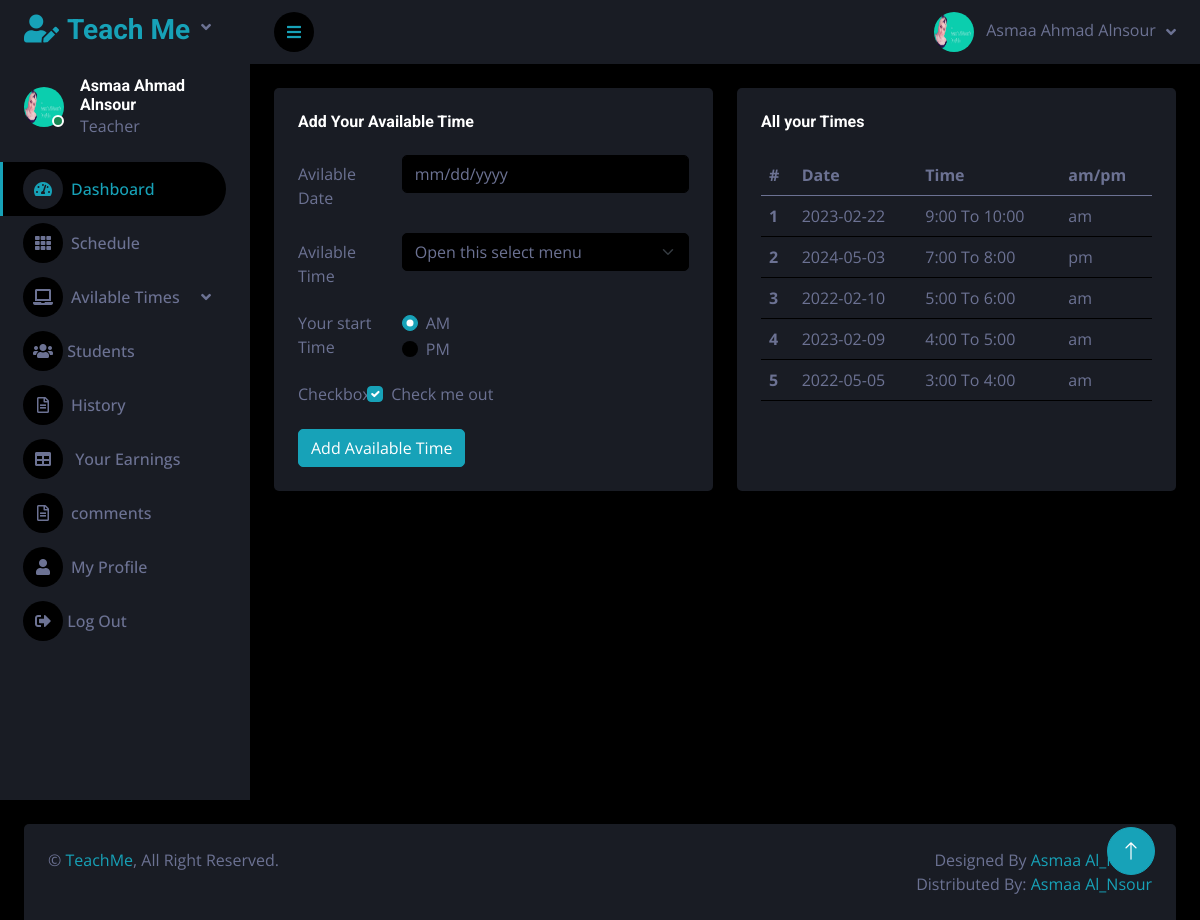
/Source Code/private_online_sessions/teacher_area/index.php?insert_time (signed in), run on the app's committed database.
### tables this page shows
CREATE TABLE `teachers` (
  `id` int(11) NOT NULL,
  `full_name` varchar(255) NOT NULL,
  `phone` varchar(15) NOT NULL,
  `email` varchar(150) NOT NULL,
  `password` varchar(11) NOT NULL,
  `subject_id` int(11) NOT NULL,
  `address` varchar(255) NOT NULL,
  `age` int(11) NOT NULL,
  `image` varchar(255) NOT NULL,
  `degree` varchar(255) NOT NULL,
  `degree_file` varchar(255) NOT NULL,
  `experience` varchar(255) NOT NULL,
  `experience_file` varchar(255) NOT NULL,
  `approval` int(11) NOT NULL DEFAULT 0 COMMENT '0 is not approved',
  `suspend` int(11) NOT NULL DEFAULT 1 COMMENT '0 is suspended',
  `delete_teacher` int(11) NOT NULL DEFAULT 1 COMMENT '0 is Deleted'
);

CREATE TABLE `available_time` (
  `id` int(11) NOT NULL,
  `teacher_id` int(11) NOT NULL,
  `date` date NOT NULL,
  `time` int(11) NOT NULL,
  `am_pm` varchar(30) NOT NULL,
  `available` int(11) NOT NULL DEFAULT 1,
  `delete_unavailable` int(11) NOT NULL DEFAULT 1
);

### Source Code/private_online_sessions/teacher_area/insert_time.php (the view, shortened to what this page needs)
<?php
if(!isset($_SESSION['teacher_email'])){
  echo "<script>window.open('../dashboard/login.php','_self')</script>";
}
else {
    $email=$_SESSION['teacher_email'];
    $get_teacher = "SELECT * FROM teachers WHERE email ='$email'";
    $run_teacher = mysqli_query($con,$get_teacher);
    $row_teacher = mysqli_fetch_array($run_teacher);
  $teacher_id =  $row_teacher["id"];
?>
 <div class="container-fluid pt-4 px-4">
                <div class="row g-4">
<div class="col-sm-12 col-xl-6">
                        <div class="bg-secondary rounded h-100 p-4">
                            <h6 class="mb-4">Add Your Available Time</h6>
                            <form method="post">
                                <div class="row mb-3">
                                    <label for="inputEmail3" class="col-sm-3 col-form-label">Avilable Date</label>
                                    <div class="col-sm-9">
                                        <input type="Date" class="form-control" id="inputEmail3" name="date">
                                    </div>
                                </div>
                                <div class="row mb-3">
                                    <label for="inputPassword3" class="col-sm-3 col-form-label">Avilable Time</label>
                                    <div class="col-sm-9">
                                    <select class="form-select mb-8" aria-label="Default select example" name="time">
                                <option selected>Open this select menu</option>
                            </select>
                                    </div>
                                </div>
                                <fieldset class="row mb-3">
                                    <legend class="col-form-label col-sm-3 pt-0">Your start Time</legend>
                                    <div class="col-sm-9">
                                        <div class="form-check">
                                            <input class="form-check-input" type="radio" name="am_pm"
                                                id="gridRadios1" value="am" checked>
                                            <label class="form-check-label" for="gridRadios1">
                                                AM
                                            </label>
                                        </div>
                                        <div class="form-check">
                                            <input class="form-check-input" type="radio" name="am_pm"
                                                id="gridRadios2" value="pm">
                                            <label class="form-check-label" for="gridRadios2">
                                                PM
                                            </label>
                                        </div>
                                    </div>
                                </fieldset>
                                <div class="row mb-3">
                                    <legend class="col-form-label col-sm-2 pt-0 "  >Checkbox</legend>
                                    <div class="col-sm-10">
                                        <div class="form-check">
                                            <input class="form-check-input" type="checkbox" id="gridCheck1" checked>
                                            <label class="form-check-label" for="gridCheck1">
                                                Check me out
                                            </label>
                                        </div>
                                    </div>
                                </div>
                                <button type="submit"  name="submit" class="btn btn-primary">Add Available Time</button>
                            </form>
                        </div>
                    </div>
                    <div class="col-sm-12 col-xl-6">
                        <div class="bg-secondary rounded h-100 p-4">
                            <h6 class="mb-4"> All your Times</h6>
                            <table class="table table-hover">
                                <thead>
                                    <tr>
                                        <th scope="col">#</th>
                                        <th scope="col">Date </th>
                                        <th scope="col">Time</th>
                                        <th scope="col">am/pm</th>
                                    </tr>
                                </thead>
                                <tbody>
                                <?php
   $get_available = "SELECT * FROM available_time WHERE teacher_id ='$teacher_id' && delete_unavailable='1'";
   $run_available = mysqli_query($con,$get_available);
   $i=0;
   while($row_available = mysqli_fetch_array($run_available)){
    $a_date = $row_available['date'];
    $a_time = $row_available['time'];
    $a_am_pm = $row_available['am_pm'];
    $i++;
?>
                                    <tr>
                                        <th scope="row"><?php echo $i ?></th>
                                        <td><?php echo $a_date ?></td>
                                        <td><?php echo $a_time.":00  To ".$a_time+1 . ":00"  ?></td>
                                        <td><?php echo $a_am_pm ?></td>
                                    </tr>
                                    <?php
   }
                                    ?>
                                </tbody>
                            </table>
                        </div>
                    </div>
                    </div>
                    </div>
<?php
}
?>

### Source Code/private_online_sessions/teacher_area/sidebar.php (shortened to what this page needs)
<?php
include("includes/db.php");
if(!isset($_SESSION['teacher_email'])){
echo "<script>window.open('../dashboard/login.php','_self')</script>";
}
else {
    $email=$_SESSION['teacher_email'];
    $get_teacher = "SELECT * FROM teachers WHERE email ='$email'";
    $run_teacher = mysqli_query($con,$get_teacher);
    $row_teacher = mysqli_fetch_array($run_teacher);
?>
<body>
    <div class="container-fluid position-relative d-flex p-0">
        <div class="sidebar pe-4 pb-3">
            <nav class="navbar bg-secondary navbar-dark">
                <a href="index.php?dashboard" class="navbar-brand mx-4 mb-3">
                    <h3 class="text-primary"><i class="fa fa-user-edit me-2"></i>Teach Me</h3>
                </a>
                <div class="d-flex align-items-center ms-4 mb-4">
                    <div class="position-relative">
                        <img class="rounded-circle" src="../admin_area/user_image/<?php echo $row_teacher['image']; ?>" alt="" style="width: 40px; height: 40px;">
                        <div class="bg-success rounded-circle border border-2 border-white position-absolute end-0 bottom-0 p-1"></div>
                    </div>
                    <div class="ms-3">
                        <h6 class="mb-0"><?php echo $_SESSION['teacher_name'] ;?></h6>
                        <span>Teacher</span>
                    </div>
                </div>
                <div class="navbar-nav w-100">
                    <a href="index.php?dashboard" class="nav-item nav-link active"><i class="fa fa-tachometer-alt me-2"></i>Dashboard</a>
                    <a href="index.php?daily_schedule" class="nav-item nav-link"><i class="fa fa-th me-2"></i>Schedule</a>
                    <div class="nav-item dropdown">
                        <a href="#" class="nav-link dropdown-toggle" data-bs-toggle="dropdown"><i class="fa fa-laptop me-2"></i>Avilable Times</a>
                    </div>
                    <a href="index.php?student" class="nav-item nav-link"><i class="fas fa-users"></i>  Students</a>
                    <a href="index.php?history" class="nav-item nav-link"><i class="far fa-file-alt me-2"></i>History</a>
                    <a href="index.php?earnings" class="nav-item nav-link"><i class="fa fa-table me-2"></i> Your Earnings</a>
                    <a href="index.php?comments" class="nav-link dropdown-toggle" ><i class="far fa-file-alt me-2"></i>comments</a>
                    <a href="index.php?my_profile" class="nav-item nav-link"><i class="fa fa-user me-2"></i>My Profile</a>
                    <a href="logout.php" class="nav-item nav-link"><i class="fas fa-sign-out-alt"></i>  Log Out</a>
                </div>
            </nav>
        </div>
        <div class="content">
            <nav class="navbar navbar-expand bg-secondary navbar-dark sticky-top px-4 py-0">
                <a href="#" class="sidebar-toggler flex-shrink-0">
                    <i class="fa fa-bars"></i>
                </a>
                <div class="navbar-nav align-items-center ms-auto">
                    <div class="nav-item dropdown">
                        <a href="#" class="nav-link dropdown-toggle" data-bs-toggle="dropdown">
                            <img class="rounded-circle me-lg-2" src="../admin_area/user_image/<?php echo $row_teacher['image']; ?>" alt="" style="width: 40px; height: 40px;">
                            <span class="d-none d-lg-inline-flex"><?php echo $_SESSION['teacher_name'] ;?></span>
                        </a>
                    </div>
                </div>
            </nav>
        <?php
 }
  ?>

### Source Code/private_online_sessions/teacher_area/css/style.css (style rules this page uses)
:root { --primary: #17A2B8; --secondary: #191C24; --light: #6C7293; --dark: #000000; }
.btn { transition: .5s; }
.sidebar { position: fixed; top: 0; left: 0; bottom: 0; width: 250px; height: 100vh; overflow-y: auto; background: var(--secondary); transition: 0.5s; z-index: 999; }
.content { margin-left: 250px; min-height: 100vh; background: var(--dark); transition: 0.5s; }
@media (min-width: 992px) { .sidebar { margin-left: 0; } }
@media (min-width: 992px) { .content { width: calc(100% - 250px); } }
.sidebar .navbar .navbar-nav .nav-link { padding: 7px 20px; color: var(--light); font-weight: 500; border-left: 3px solid var(--secondary); border-radius: 0 30px 30px 0; outline: none; }
.sidebar .navbar .navbar-nav .nav-link:hover, .sidebar .navbar .navbar-nav .nav-link.active { color: var(--primary); background: var(--dark); border-color: var(--primary); }
.sidebar .navbar .navbar-nav .nav-link i { width: 40px; height: 40px; display: inline-flex; align-items: center; justify-content: center; background: var(--dark); border-radius: 40px; }
.sidebar .navbar .navbar-nav .nav-link:hover i, .sidebar .navbar .navbar-nav .nav-link.active i { background: var(--secondary); }
.sidebar .navbar .dropdown-toggle::after { position: absolute; top: 15px; right: 15px; border: none; content: "\f107"; font-family: "Font Awesome 5 Free"; font-weight: 900; transition: .5s; }
.content .navbar .navbar-nav .nav-link { margin-left: 25px; padding: 12px 0; color: var(--light); outline: none; }
.content .navbar .sidebar-toggler, .content .navbar .navbar-nav .nav-link i { width: 40px; height: 40px; display: inline-flex; align-items: center; justify-content: center; background: var(--dark); border-radius: 40px; }
.content .navbar .dropdown-toggle::after { margin-left: 6px; vertical-align: middle; border: none; content: "\f107"; font-family: "Font Awesome 5 Free"; font-weight: 900; transition: .5s; }

### data on the page
teachers: image (picture)
available_time: date "2023-02-22", time "9", $a_time+1 "10", am_pm "am"
available_time: date "2024-05-03", time "7", $a_time+1 "8", am_pm "pm"
available_time: date "2022-02-10", time "5", $a_time+1 "6", am_pm "am"
available_time: date "2023-02-09", time "4", $a_time+1 "5", am_pm "am"
available_time: date "2022-05-05", time "3", $a_time+1 "4", am_pm "am"

### other printed values
$_SESSION['teacher_name'] "Asmaa Ahmad Alnsour"
